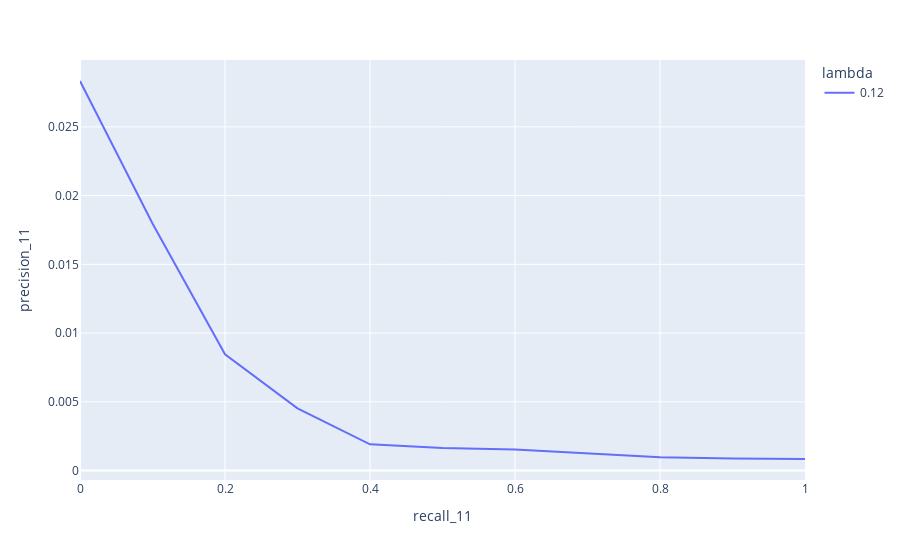

The notebook cell this image was saved under:
### Code cell
fig = px.line(df_jms, x="recall_11", y="precision_11", color='lambda')
fig.show()

### Figure 1 — Plotly figure (JSON) as saved in the notebook; plotly's stock layout.template omitted (floating-point values rounded to 4 significant figures)
{"data": [{"hovertemplate": "lambda=0.12<br>recall_11=%{x}<br>precision_11=%{y}<extra></extra>", "legendgroup": "0.12", "line": {"color": "#636efa", "dash": "solid"}, "marker": {"symbol": "circle"}, "mode": "lines", "name": "0.12", "orientation": "v", "showlegend": true, "type": "scatter", "x": [0, 0.1, 0.2, 0.3, 0.4, 0.5, 0.6, 0.7, 0.8, 0.9, 1], "xaxis": "x", "y": [0.02834, 0.01797, 0.008459, 0.004525, 0.001905, 0.001631, 0.001522, 0.001262, 0.000967, 0.0008773, 0.0008388], "yaxis": "y"}], "layout": {"legend": {"title": {"text": "lambda"}, "tracegroupgap": 0}, "margin": {"t": 60}, "xaxis": {"anchor": "y", "domain": [0, 1], "title": {"text": "recall_11"}}, "yaxis": {"anchor": "x", "domain": [0, 1], "title": {"text": "precision_11"}}}}
